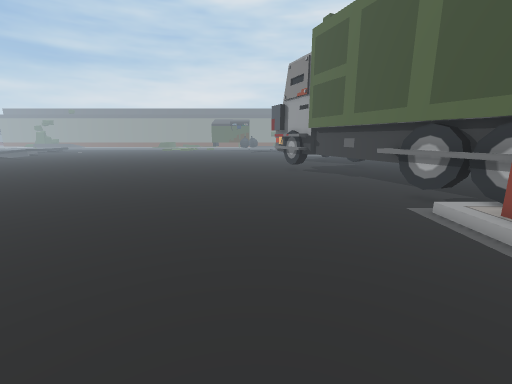
View 1 (above)

20 first-person views from a walk through a scene from a Unity 3-D project. The camera is 1.3 m above the floor, tilts 12° down and sees 90° across. The floor is counted in squares, 0.5 m on a side. Each view is taken from the middle of a square. On the plan, view 1 faces up. The plan holds only what a view shows up to about 18 squares ahead; the rest is blank. The place goes on beyond the plan. The player is left out.

View 2
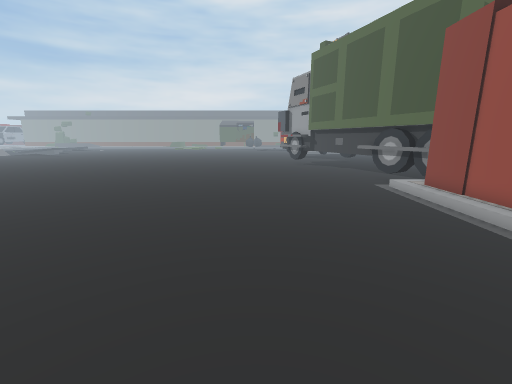

View 3
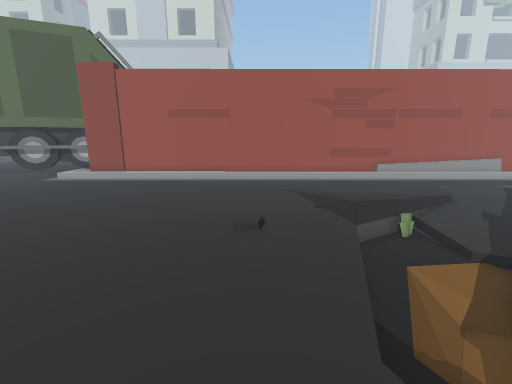

View 4
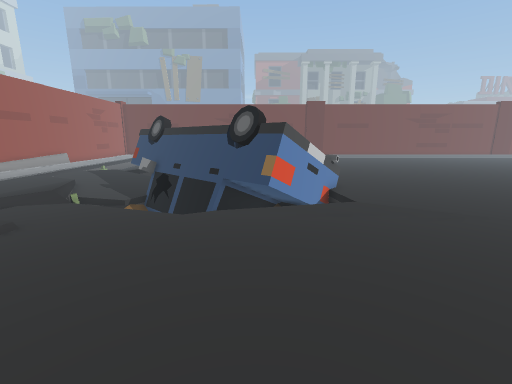

View 5
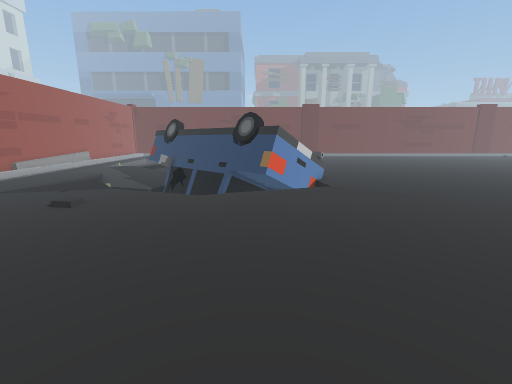

View 6
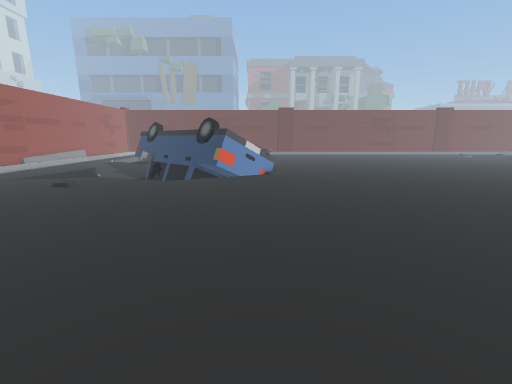

View 7
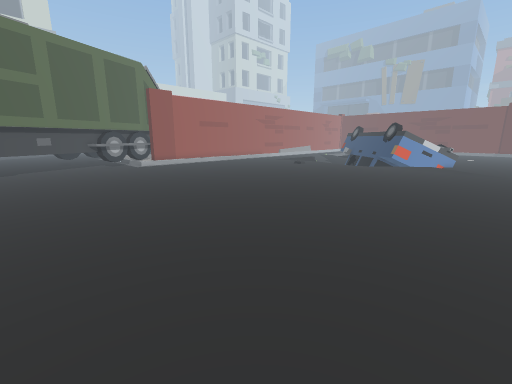

View 8
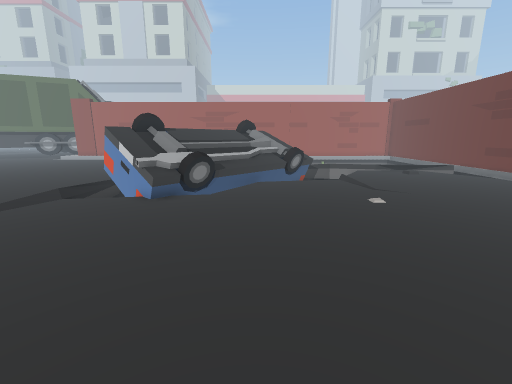

View 9
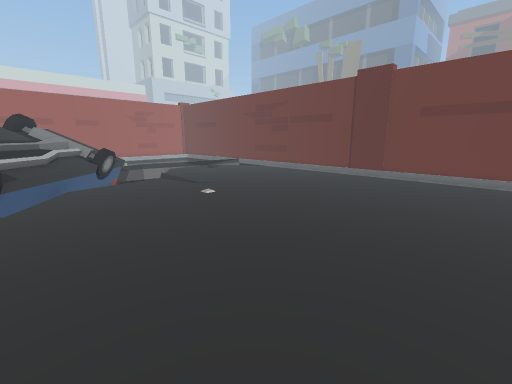

View 10
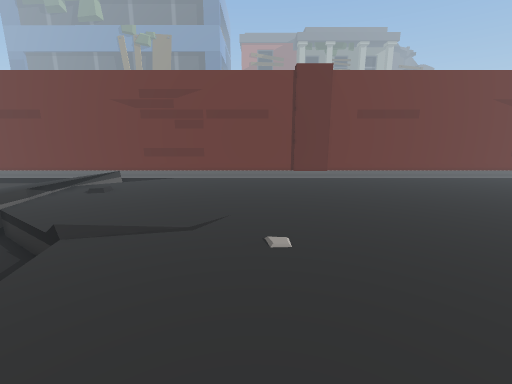

View 11
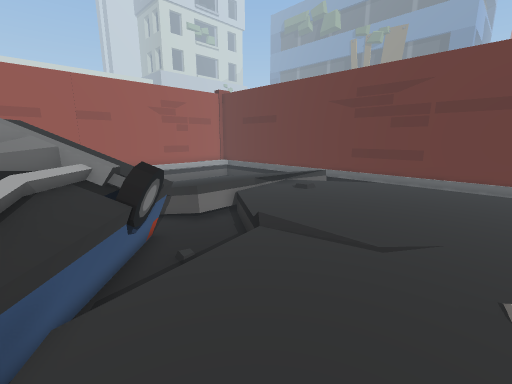

View 12
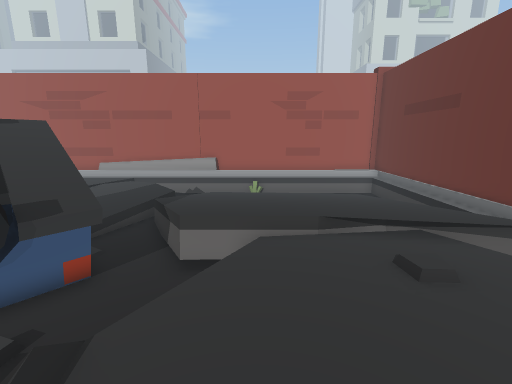

View 13
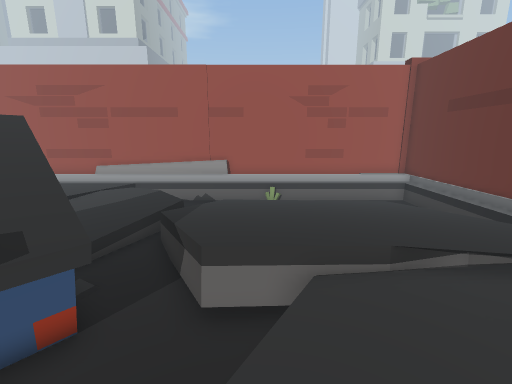

View 14
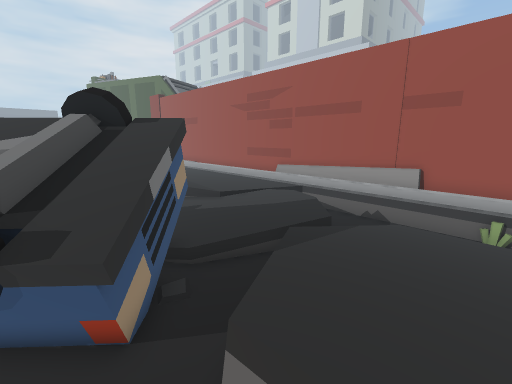

View 15
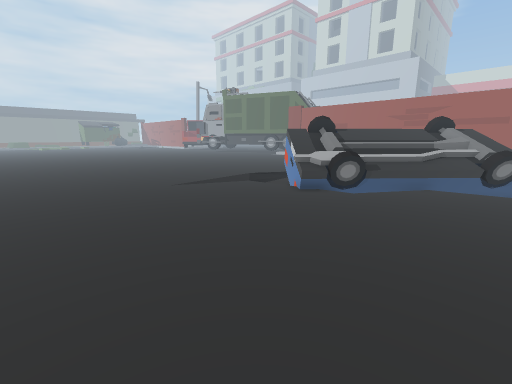

View 16
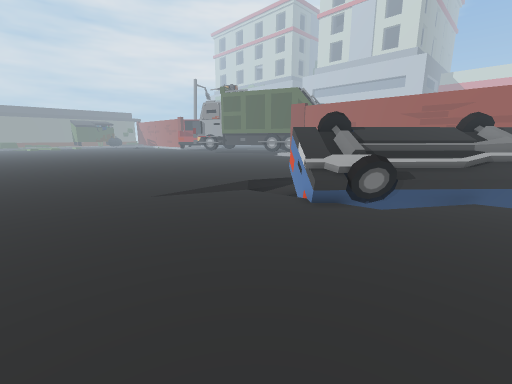

View 17
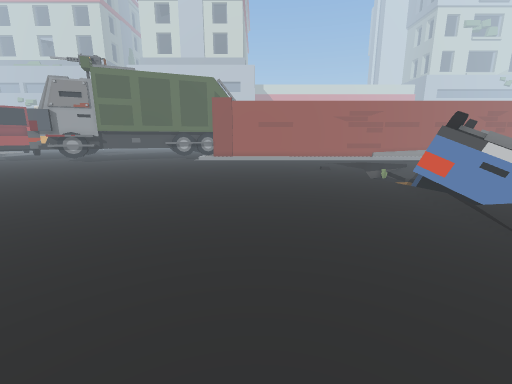

View 18
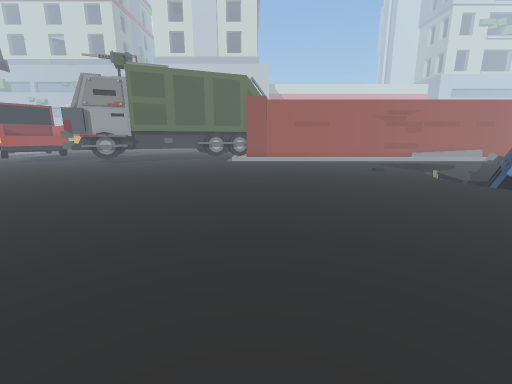

View 19
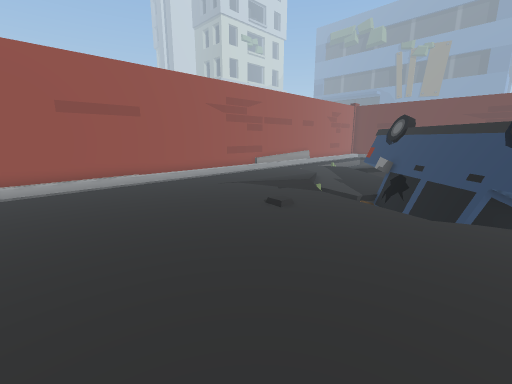

View 20
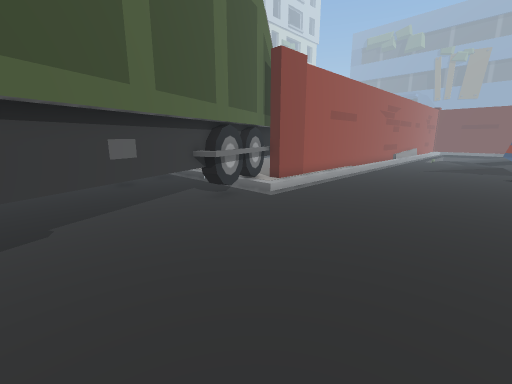

### Floor plan
Key: @ floor where view 1 was taken; # wall or solid block; . main floor; : floor 0.25 m higher than the main floor; - floor 0.25 m lower than the main floor; _ floor 0.5 m lower than the main floor; < floor 0.75 m lower than the main floor; ( floor 1 m lower than the main floor; / step, stairs or slope; = window, fence, low wall or low ledge; v drop or lower ground; W wheel; O other object.
Columns run from 25 left of view 1 to 7 right of it. Each row starts with its distance up from view 1.
 18        .  ...................##
 17         .....................##
 16         ......................##
 15        .......................##
 14        ........................#
 13        ........................##
 12        ........................##
 11       .........................=W
 10      ...........................#
  9     ............................=
  8     ............................=
  7   ..............................#
  6   ..............................#
  5 ................................#
  4 ................................#
  3 ................................#
  2 ................................#
  1 ................................#
  0 .........................@......#
 -1 ................................#
 -2 ................................#
 -3 ................................#
 -4 ................................#
 -5 ................................#
 -6 ...........://////_//...........#
 -7 .........../  OO  //__/ /:......#
 -8 .........../    OOO(</__=:......#
 -9 .........../O   OOOO(/__=:......#
-10 ...........O      OOO/__/=......#
-11 .........../       OOO/---......#
-12 ...........OO        OO---/.....#
-13 ............OO       OO----.....#
-14 .............//       OO---../..#
-15 .............../      OOO--../ .#
-16 ................O    OOO--.... .#
-17 ................_OO  OO/--...__.#
-18 ................_OOOOO___/../__.#
-19 ................/__OO__==.//___.#
-20 ................/_____=....--/_.#
-21 ................ /___=:....---_.#
-22 .................../_=:....---/.#
-23 ....................//:...----_.#
-24 ...................../:...----_.#
-25 ...................../:...----_.#
-26 .....................::...----_.#
-27 .....................:....----_.#
-28 ..................../:....---__.#
-29 .................../=:....---__.#
-30 ................./  v:.////   _.#
-31 #################################

Where each view was taken, in squares from view 1:
view 1: 0 up, 0 right, facing up
view 2: 5 down, 1 left, facing up
view 3: 4 down, 10 left, facing right
view 4: 3 up, 10 left, facing down
view 5: 6 up, 10 left, facing down
view 6: 10 up, 13 left, facing down
view 7: 18 up, 18 left, facing down-right
view 8: 15 down, 25 left, facing right
view 9: 13 down, 25 left, facing down-right
view 10: 14 down, 14 left, facing down
view 11: 15 down, 14 left, facing down-right
view 12: 23 down, 11 left, facing right
view 13: 22 down, 9 left, facing right
view 14: 23 down, 6 left, facing up-right
view 15: 18 down, 25 left, facing up-right
view 16: 16 down, 23 left, facing up-right
view 17: 2 up, 24 left, facing right
view 18: 6 up, 23 left, facing right
view 19: 4 up, 9 left, facing down-right
view 20: 18 up, 2 left, facing down-right
